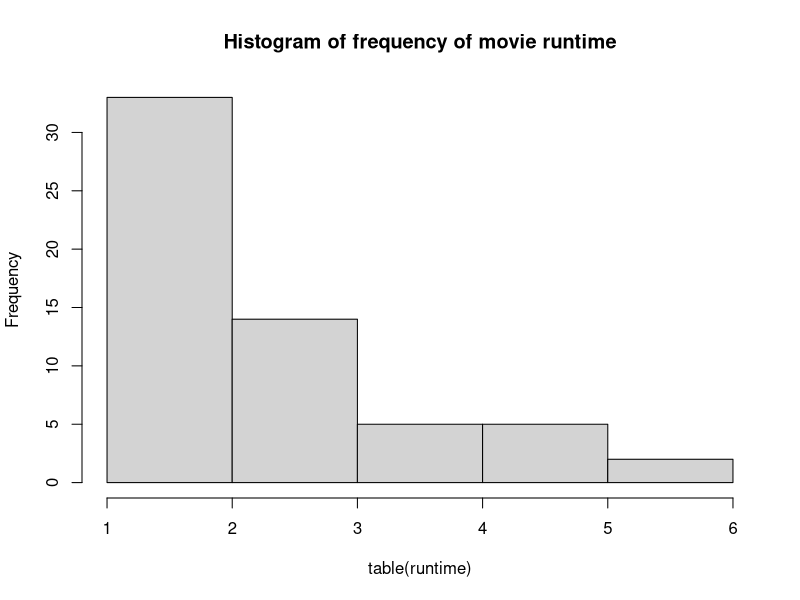

The R source for this figure:
## ---- chunk 1
list <- c(92, 123, 114, 72, 117, 111, 129, 113, 102, 98, 94, 96)
names(list) <- c("PG-13", "PG-13", "PG-13", "G", "PG-13", "R", "R", "PG","R","PG","PG", "R")

list.sorted <- sort(list)
rbind(list.sorted, 1:12)

g.ranks <- c(1)
pg.ranks <- c(3, 5, 8)
pg13.ranks <- c(2, 9, 10, 11)
r.ranks <- c(4, 6, 7, 12)

# group         ranks         sample size         mean rank
# 
# G              12                1                 12
# 
# PG           3, 5, 8             3                 5.33
# 
# PG-13      2, 9, 10, 11          4                 8  
# 
# R          4, 6, 7, 12           4                 7.25   

kw.1 <- 1*(12-13/2)^2
kw.2 <- 3*(5.33-13/2)^2
kw.3 <- 4*(8-13/2)^2
kw.4 <- 4*(7.25-13/2)^2

kw <- (12/(12*13))*(kw.1+kw.2+kw.3+kw.4)
kw
## ---- chunk 2
expsum.g <- sum(1:12)*1/12
expsum.pg <- sum(1:12)*3/12
expsum.pg13 <- sum(1:12)*4/12
expsum.r <- sum(1:12)*4/12

# group         ranks         observed rank-sum        expected rank-sum
# 
# G              12                12                         6.5
# 
# PG           3, 5, 8             16                        19.5
# 
# PG-13      2, 9, 10, 11          32                        26 
# 
# R          4, 6, 7, 12           29                        26 

kw2.1 <- ((12-6.5)^2)/6.5
kw2.2 <- ((16-19.5)^2)/19.5
kw2.3 <- ((32-26)^2)/26
kw2.4 <- ((29-26)^2)/26

kw2 <- 6/12*(kw2.1 + kw2.2 + kw2.3 + kw2.4)
kw2
## ---- chunk 3
list.2 <- c(95, 97, 100, 95, 96, 101, 102, 100, 141, 87, 154, 107)
names(list.2) <- c("PG-13", "R", "G", "PG", "PG-13", "PG-13", "R", "PG-13", "PG-13", "PG", "R", "PG-13")

list.sorted2 <- sort(list.2)
rbind(list.sorted2, 1:12)

# group     ranks                       sample size         mean rank
# 
# G         6.5                             1                  6.5 
# 
# PG        1, 2.5                          2                  1.75
# 
# PG-13     2.5, 4, 6.5, 8, 10, 11          6                  7
# 
# R         5, 9, 12                        3                  8.666667

kw3.1 <- 1*(6.5-13/2)^2
kw3.2 <- 2*(1.75-13/2)^2
kw3.3 <- 6*(7-13/2)^2
kw3.4 <- 3*(8.66667-13/2)^2
kw3 <- (12/(12*13))*(kw3.1+kw3.2+kw3.3+kw3.4)
kw3

# there are 2 ties, 95 and 100 with two a piece
kwties.denom <- 1-(2*(2^3-2))/(12^2-12)
kw3.ties <- kw3/kwties.denom
kw3.ties
## ---- chunk 4
movies <- read.table("moviesall.txt", header=T)
attach(movies)
table(runtime)

### calculate the observed KW statistic
t.j = c(2,6,3,3,2,3,5,2,3,4,5,3,3,5,4,5,4,3,6,2,3,4,3,3,3,4,5,3,2,3,2,2,2,3)
n.i = c(4, 21, 65, 50); N = sum(n.i)
ranks = rank(runtime) ### rank the data
R.i = c(mean(ranks[rating=="G"]), mean(ranks[rating=="PG"]), mean(ranks[rating=="PG-13"]), 
        mean(ranks[rating=="R"]))

KW.noties = 12/(N*(N+1)) * sum( n.i*(R.i - (N+1)/2)^2 )
teststat.obs = KW.noties/( 1 - sum( t.j^3 - t.j )/(N^3 - N) )
teststat = rep(NA, 1000)

for(i in 1:1000) {

### randomly "shuffle" the rating labels for the movies
ratingSHUFFLE = sample(rating)

### compute the KW statistic for the shuffled data
R.i = c(mean(ranks[ratingSHUFFLE=="G"]), mean(ranks[ratingSHUFFLE=="PG"]), 
        mean(ranks[ratingSHUFFLE=="PG-13"]), mean(ranks[ratingSHUFFLE=="R"]))
KW.noties = 12/(N*(N+1)) * sum( n.i*(R.i - (N+1)/2)^2 )
teststat[i] = KW.noties/( 1 - sum( t.j^3 - t.j )/(N^3 - N) )
}

### calculate the approximate p-value
sum(teststat >= teststat.obs)/1000
teststat.obs

hist(table(runtime), main="Histogram of frequency of movie runtime")
## ---- chunk 5
sum(teststat >= teststat.obs)/1000
teststat.obs
## ---- chunk 6
kruskal.test(runtime~rating, data = movies)
## ---- chunk 7
movies <- read.table("moviesall.txt", header=T)
attach(movies)

### calculate the observed KW statistic
t.j = c(2,6,3,3,2,3,5,2,3,4,5,3,3,5,4,5,4,3,6,2,3,4,3,3,3,4,5,3,2,3,2,2,2,3)
n.i = c(4, 21, 65, 50); N = sum(n.i)
ranks = rank(score) ### rank the data
R.i = c(mean(ranks[rating=="G"]), mean(ranks[rating=="PG"]), mean(ranks[rating=="PG-13"]), 
        mean(ranks[rating=="R"]))

KW.noties = 12/(N*(N+1)) * sum( n.i*(R.i - (N+1)/2)^2 )
teststat.obs = KW.noties/( 1 - sum( t.j^3 - t.j )/(N^3 - N) )
teststat = rep(NA, 1000)

for(i in 1:1000) {

### randomly "shuffle" the rating labels for the movies
ratingSHUFFLE = sample(rating)

### compute the KW statistic for the shuffled data
R.i = c(mean(ranks[ratingSHUFFLE=="G"]), mean(ranks[ratingSHUFFLE=="PG"]), 
        mean(ranks[ratingSHUFFLE=="PG-13"]), mean(ranks[ratingSHUFFLE=="R"]))
KW.noties = 12/(N*(N+1)) * sum( n.i*(R.i - (N+1)/2)^2 )
teststat[i] = KW.noties/( 1 - sum( t.j^3 - t.j )/(N^3 - N) )
}

### calculate the approximate p-value
sum(teststat >= teststat.obs)/1000
teststat.obs

kruskal.test(score~rating)
## ---- chunk 8
kruskal.test(gross~rating)
## ---- chunk 9
# 1
tlist <- c(92, 123, 114, 72, 117, 111, 129, 113, 102, 98, 94, 96)
tnames <- c("PG-13", "PG-13", "PG-13", "G", "PG-13", "R", "R", "PG","R","PG","PG", "R")
tgroups <- c(3,3,3,1,3,4,4,2,4,2,2,4)
kruskal.test(tlist, tgroups)


# 3
tlist.3 <- c(95, 97, 100, 95, 96, 101, 102, 100, 141, 87, 154, 107)
tgroups.3 <- c(3, 4, 1, 2, 3, 3, 4, 3, 3, 2, 4, 3)
kruskal.test(tlist.3, tgroups.3)
